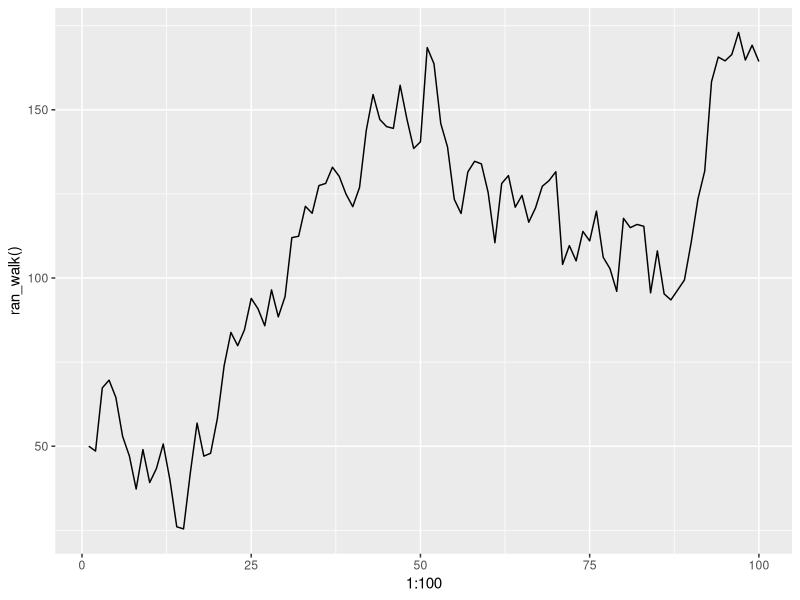
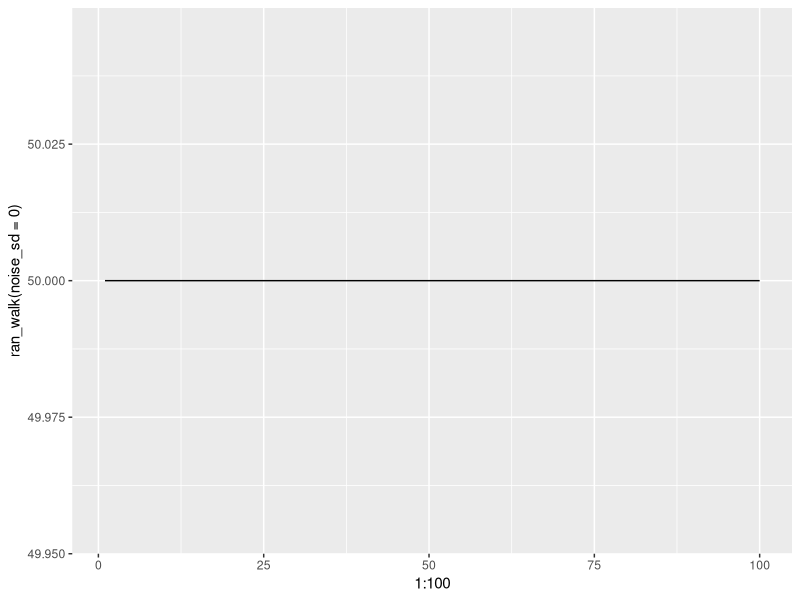
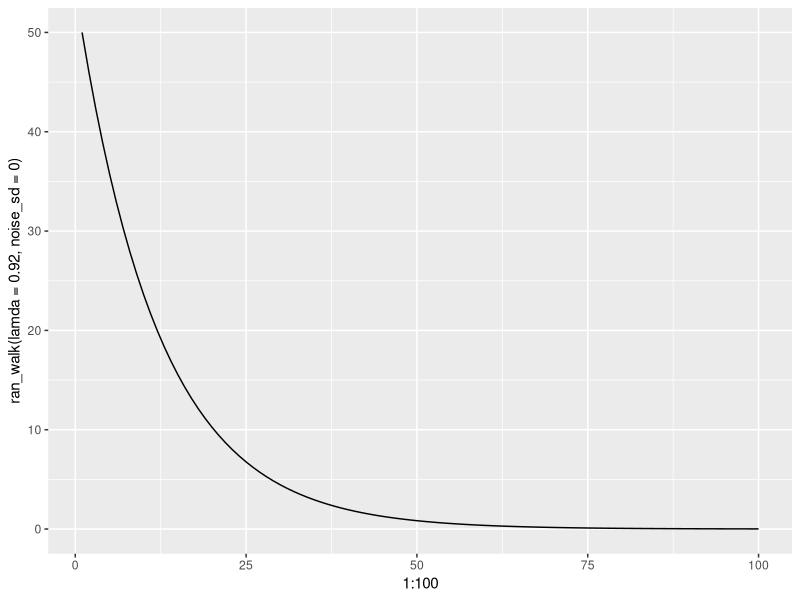
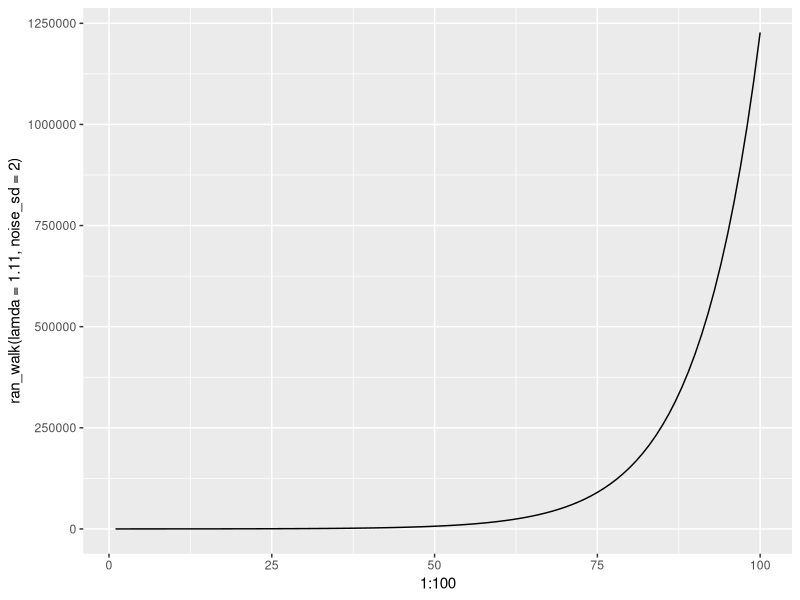

Write R code to recreate these figures, in order.
# create a random walk function
# name: ran_walk
# purpose: conducts a random walk
# input: times = number of time steps
#        n1 = initial pop size
#        lamda = finite rate of increase
#        noise_sd = 10
# output: vector n with population size > 0 until extinction

library(ggplot2)
ran_walk <- function(times=100, n1=50, lamda=1, noise_sd=10){
  n <- rep(NA, times) # create our output vector
  n[1] <- n1 # initialize init pop size
  noise <- rnorm(n=100, mean=0, sd=noise_sd)

  for (i in 1:(times-1)){
    n[i+1] <- lamda*n[i] + noise[i]
    if(n[i+1]<= 0){
      n[i+1] <- NA
      cat("population extinction at time", i+1, "\n")
      break
    }
  }
  return(n)
}

x <- ran_walk()
print(x)

qplot(x=1:100, y=ran_walk(), geom="line")

# no noise, not so random walk
qplot(x=1:100, y=ran_walk(noise_sd=0), geom="line")

# no noise, and adjust lamda
qplot(x=1:100, y=ran_walk(lamda=0.92, noise_sd=0), geom="line")

# add some stochasistisy back, make lamda > 1
qplot(x=1:100, y=ran_walk(lamda=1.11, noise_sd=2), geom="line")

